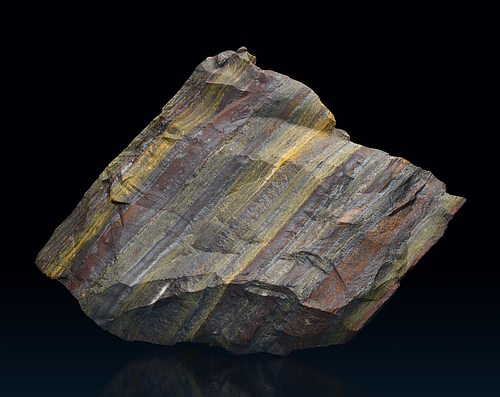
#> input picture imagenes/Quarz_prueba1.jpg, 500 x 397 px
$ python -i process_pipeline.py   (imports and definitions only)
#> lines starting #> are read from the running program, lines starting #| are printed output that depends on the picture; after the words box and inside, x2 and y2 are one past the last pixel; in counts of white or black regions, pixels touching at a corner belong together
import cv2
import numpy as np

# Tamaño de procesamiento
PROCESSING_SIZE = (256, 256)
# Tamaño de entrada del modelo a usar
FINAL_SIZE = (96, 96)
# Centro de la imagen
CENTER_X, CENTER_Y = PROCESSING_SIZE[0] // 2, PROCESSING_SIZE[1] // 2
# Límites usados en el filtro de Canny
CANNY_THRESHOLD_1 = 100
CANNY_THRESHOLD_2 = 75
# Intensidad del desenfoque gaussiano
GAUSSIAN_BLUR_KERNEL_SIZE = (3, 3)
# Criterio de conexidad
CONNECTIVITY_DIAGONAL = 8
CONNECTIVITY_SIMPLE = 4
# Eliminación de agujeros
AREA_THRESHOLD_SUP = (PROCESSING_SIZE[0] * PROCESSING_SIZE[1]) // 3
AREA_THRESHOLD_INF = (PROCESSING_SIZE[0] * PROCESSING_SIZE[1]) // 32
# Varianza
VARIANCE_THRESHOLD = 0.01

""" Operaciones de procesamiento """


# Redimensionamiento
def resize(image, size):
    # Tamaño original de la imagen
    height, width, channels = image.shape

    # Orientación de la imagen
    if height < width:
        crop_width = (width - height) // 2
        image = image[:, crop_width:crop_width + height, :]
    else:
        crop_height = (height - width) // 2
        image = image[crop_height:crop_height + width, :, :]
    resized_image = cv2.resize(image, size, interpolation=cv2.INTER_LANCZOS4)
    return resized_image


# Encuentra los bordes del mineral
def canny_filter(image, threshold1, threshold2):
    image = cv2.cvtColor(np.float32(image), cv2.COLOR_BGR2RGB)
    return cv2.Canny(image=cv2.convertScaleAbs(image), threshold1=threshold1, threshold2=threshold2)


# Rellena el contorno encontrado en la imagen
def fill_contours(image):
    contours, _ = cv2.findContours(image.astype(np.uint8), cv2.RETR_EXTERNAL, cv2.CHAIN_APPROX_SIMPLE)
    filled_image = np.zeros_like(image).astype(np.uint8)
    cv2.drawContours(filled_image, contours, -1, 1, thickness=cv2.FILLED)
    return filled_image


# Elimina pequeñas islas del mineral
def remove_components(image, connectivity, threshold):
    # Etiqueta las regiones conectadas
    num_labels, labels, stats, _ = cv2.connectedComponentsWithStats(image, connectivity=connectivity)
    # Recorre cada componente
    for i in range(1, num_labels):
        area = stats[i, cv2.CC_STAT_AREA]
        # Se elimina la isla si su área es menor que el umbral especificado
        if area < threshold:
            image[labels == i] = 0
    return image


# Elimina pequeñas islas del fondo, rescatando trozos del mineral
def fill_holes(image, foreground, connectivity, area_threshold, variance_threshold):
    # Máscara
    foreground_mask = foreground == 1
    # Inversión de valores
    background_mask = ~foreground_mask
    # Etiqueta las regiones conectadas
    num_labels, labels, stats, _ = cv2.connectedComponentsWithStats(background_mask.astype(np.uint8),
                                                                    connectivity=connectivity)
    # Valores promedios encontrados
    foreground_mean = np.mean(image[foreground_mask], axis=0)
    background_mean = np.mean(image[background_mask], axis=0)
    # Recorre cada componente
    for i in range(1, num_labels):
        area = stats[i, cv2.CC_STAT_AREA]
        region_mask = labels == i
        region_mean = np.mean(image[region_mask], axis=0)
        # Se rescata la isla si tiene un color más parecido al del mineral
        norms = [np.linalg.norm(background_mean-region_mean),
                 np.linalg.norm([255, 255, 255]-region_mean),
                 np.linalg.norm([0, 0, 0]-region_mean)]
        var = np.var(region_mean)
        if var > variance_threshold and area < area_threshold \
                and np.linalg.norm(foreground_mean - region_mean) < min(norms):
            foreground[region_mask] = 1

    return foreground


# Flujo de procesamiento
def process_image(image):
    image_resized = resize(image, PROCESSING_SIZE)
    image_edges = canny_filter(image_resized, CANNY_THRESHOLD_1, CANNY_THRESHOLD_2)
    blurred_edges = cv2.GaussianBlur(np.float32(image_edges), GAUSSIAN_BLUR_KERNEL_SIZE, 0)
    image_interior = fill_contours(blurred_edges)
    image_filled = fill_holes(image_resized, image_interior, CONNECTIVITY_DIAGONAL, AREA_THRESHOLD_SUP, VARIANCE_THRESHOLD)
    image_cleaned = remove_components(image_filled, CONNECTIVITY_SIMPLE, AREA_THRESHOLD_INF)
    image_processed = np.round(image_resized * image_cleaned[:, :, np.newaxis]).astype(np.uint8)
    return cv2.resize(image_processed, FINAL_SIZE, interpolation=cv2.INTER_LANCZOS4)

>>> import cv2
>>> picture = cv2.imread('imagenes/Quarz_prueba1.jpg')
#> picture is the input picture: shape (397, 500, 3); mean B, G, R 42.5, 42.5, 44.4
>>> result = process_image(picture)
#> in canny_filter, `return cv2.Canny(image=cv2.convertScaleAbs(image), threshold1=threshol..`:
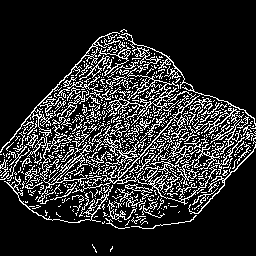
#> returned value: shape (256, 256); 17% white in thin lines or dots, all inside (x1, y1, x2, y2) = (0, 29, 256, 253)
#> in process_image, `blurred_edges = cv2.GaussianBlur(np.float32(image_edges), GAUSSIAN_BLU..`:
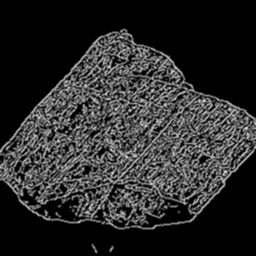
#> blurred_edges: shape (256, 256) float32; min 0, max 223.1, mean 43.4
#> in fill_contours, `contours, _ = cv2.findContours(image.astype(np.uint8), cv2.RETR_EXTERN..`: contours = 3 contours; box (x1, y1, x2, y2) and area: (0, 28, 256, 230) 33999, (91, 243, 98, 254) 30, (109, 245, 114, 253) 20
#> in fill_contours, `cv2.drawContours(filled_image, contours, -1, 1, thickness=cv2.FILLED)`:
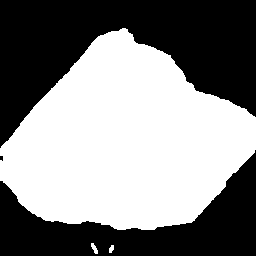
#> filled_image: shape (256, 256); values 0 (black) and 1 (white), 52.5% white; 3 black regions (1 under 20 px), largest, box (x1, y1, x2, y2) and area: (0, 0, 256, 148) 19857, (0, 150, 256, 256) 11272
#> in fill_holes, `num_labels, labels, stats, _ = cv2.connectedComponentsWithStats(backgr..`:
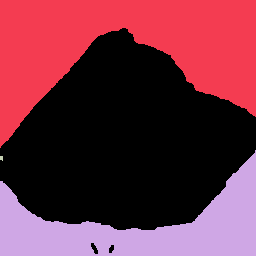
#> labels: shape (256, 256) int32; 4 distinct labels, from 0 to 3; one colour per label, 0 black
#> in fill_holes, `num_labels, labels, stats, _ = cv2.connectedComponentsWithStats(backgr..`: num_labels = 4; stats = [[0, 28, 256, 226, 34394], [0, 0, 256, 148, 19857], [0, 150, 256, 106, 11272], [0, 156, 3, 5, 13]]
#> in fill_holes, `foreground_mean = np.mean(image[foreground_mask], axis=0)`: foreground_mean = [85.99, 94.36, 101.5]
#> in fill_holes, `background_mean = np.mean(image[background_mask], axis=0)`: background_mean = [12.02, 5.78, 3.73]
#> the loop in fill_holes, `for i in range(1, num_labels):` made 3 passes
#> (area, region_mean, norms, var) on passes 1 to 2: (19857, [5.02, 0.0549, 1.02], [9.44, 438.2, 5.12], 4.61), (11272, [24.29, 15.78, 8.42], [16.51, 413.8, 30.17], 42.07)
#> pass 1, in fill_holes, `region_mask = labels == i`:
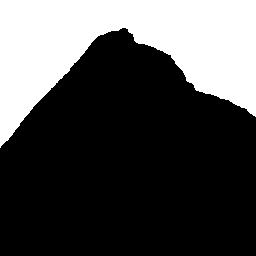
#> region_mask: shape (256, 256) bool; 30.3% white; 1 white region, box (x1, y1, x2, y2) and area: (0, 0, 256, 148) 19857
#> in remove_components, `num_labels, labels, stats, _ = cv2.connectedComponentsWithStats(image,..`:
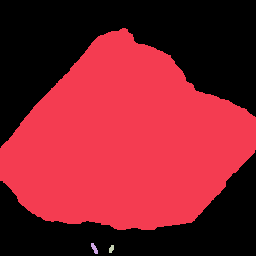
#> labels: shape (256, 256) int32; 4 distinct labels, from 0 to 3; one colour per label, 0 black
#> in remove_components, `num_labels, labels, stats, _ = cv2.connectedComponentsWithStats(image,..`: num_labels = 4; stats = [[0, 0, 256, 256, 31129], [0, 28, 256, 202, 34334], [91, 243, 7, 11, 43], [109, 245, 5, 8, 30]]
#> the loop in remove_components, `for i in range(1, num_labels):` made 3 passes
#> area on passes 1 to 3: 34334, 43, 30
#> after the loop in remove_components, `for i in range(1, num_labels):`: image: shape (256, 256); values 0 (black) and 1 (white), 52.4% white; 2 black regions, box (x1, y1, x2, y2) and area: (0, 0, 256, 148) 19857, (0, 150, 256, 256) 11345
#> in process_image, `return cv2.resize(image_processed, FINAL_SIZE, interpolation=cv2.INTER..`:
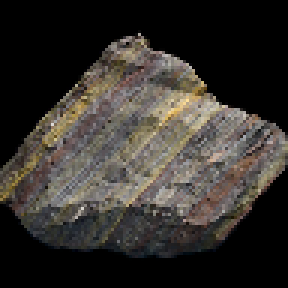
#> returned value: shape (96, 96, 3) (shown 3 times larger); mean of channels 0, 1, 2 45.2, 49.6, 53.3; drawn as B, G, R
